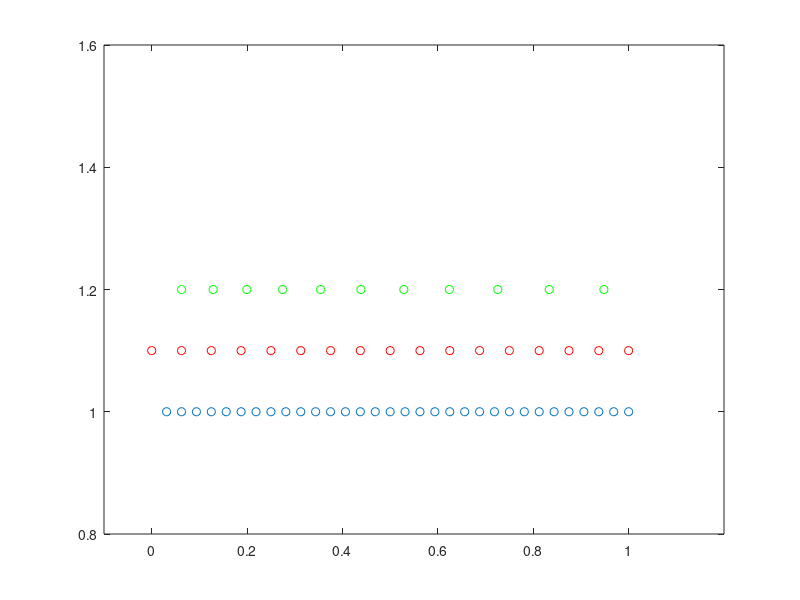

Reproduce this figure in MATLAB.
function [k_vd n]=radial_sampling_density(R0,Rend,plot_flag,N)

if nargin == 0
    R0 =2;
    Rend =4;
end
if nargin < 3
    plot_flag =1;
end

if nargin < 4
N=32;
end

R=2;
deltak_full = 1/N;

kradial_full = deltak_full:deltak_full:1;

kradial_unders = 0:deltak_full*R:1;


slope=Rend-R0;
k_vd = R0*deltak_full;
%k_vd = deltak_full;
while k_vd(end)<=1
    ktmp=k_vd(end);
    R_eff = R0 + slope*ktmp;
    k_vd = [k_vd ktmp+R_eff*deltak_full];
end

if k_vd(end)>1.001
    k_vd(end)=[];
end

n=length(k_vd);

if plot_flag
display('Number of shells:')
display(length(k_vd))
figure; 
plot(kradial_full,ones(length(kradial_full),1),'o');
axis([-0.1 1.2 0.8 1.6])
hold on
plot(kradial_unders,1.1*ones(length(kradial_unders),1),'ro');
plot(k_vd,1.2*ones(length(k_vd),1),'go');
end